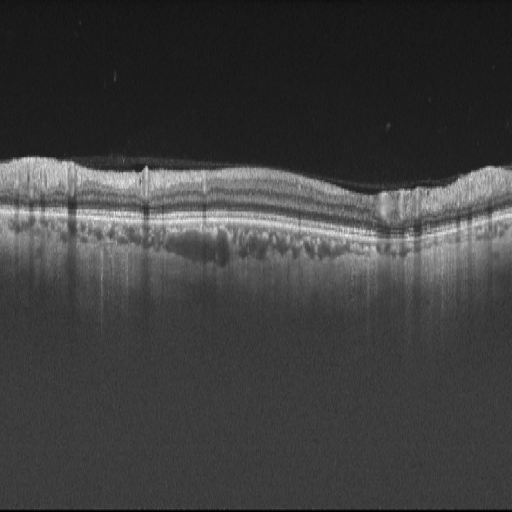
#> input picture oct/0091.png, 512 x 512 px
$ python oct.py
#> lines starting #> are read from the running program, lines starting #| are printed output that depends on the picture; after the words box and inside, x2 and y2 are one past the last pixel; in counts of white or black regions, pixels touching at a corner belong together
import cv2
import numpy as np

# Load original image and predicted segmentation map
original_image = cv2.imread("./oct/0091.png")
#> original_image is the input picture: shape (512, 512, 3); min 0, max 243, mean 62.8
predicted_map = cv2.imread("./oct/pred_11.jpg", cv2.IMREAD_GRAYSCALE)
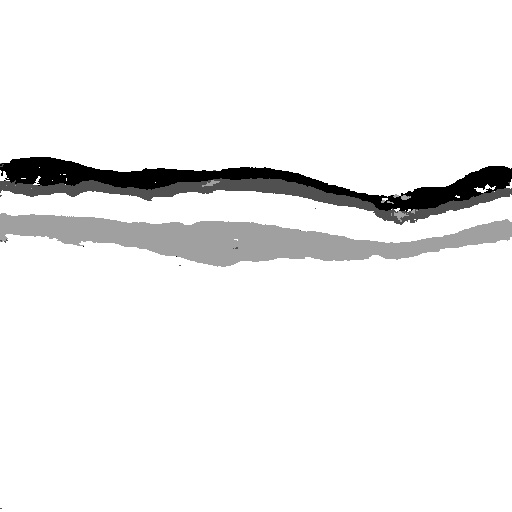
#> input picture oct/pred_11.jpg, 512 x 512 px
#> predicted_map is the input picture: shape (512, 512); min 0, max 255, mean 239

# Create a color map for class labels
color_map = {
    80: (0, 0, 255),   # Red
    160: (0, 255, 0),   # Green
    0: (255, 0, 0)   # Blue
}

# Replace class labels in the predicted array with colors
predicted_image = np.zeros_like(original_image)
for label, color in color_map.items():
    mask = predicted_map == label
    predicted_image[mask] = color
#> this loop made 3 passes
#> pass 1, `mask = predicted_map == label`:
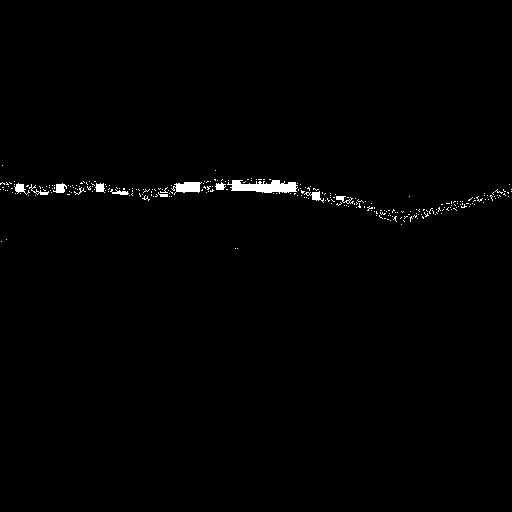
#> mask: shape (512, 512) bool; 0.81% white; 274 white regions (262 under 20 px), largest, box (x1, y1, x2, y2) and area: (227, 180, 298, 194) 628, (171, 182, 202, 195) 247, (304, 191, 324, 203) 90
#> pass 2, `mask = predicted_map == label`:
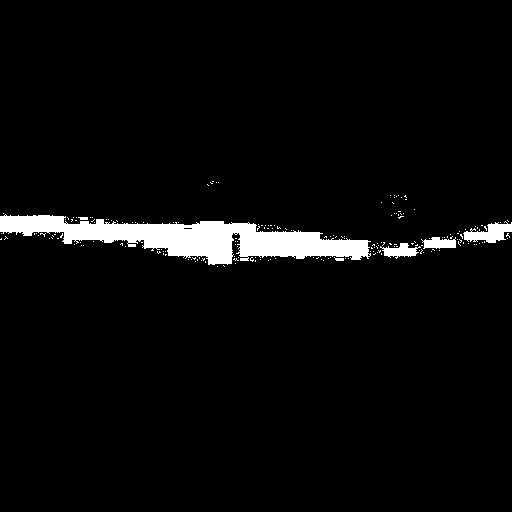
#> mask: shape (512, 512) bool; 3.9% white; 190 white regions (184 under 20 px), largest, box (x1, y1, x2, y2) and area: (0, 214, 371, 265) 8665, (463, 221, 512, 243) 585, (380, 243, 421, 259) 335, (421, 237, 456, 249) 299, (334, 257, 344, 261) 27, (78, 217, 88, 220) 26
#> pass 3, `mask = predicted_map == label`:
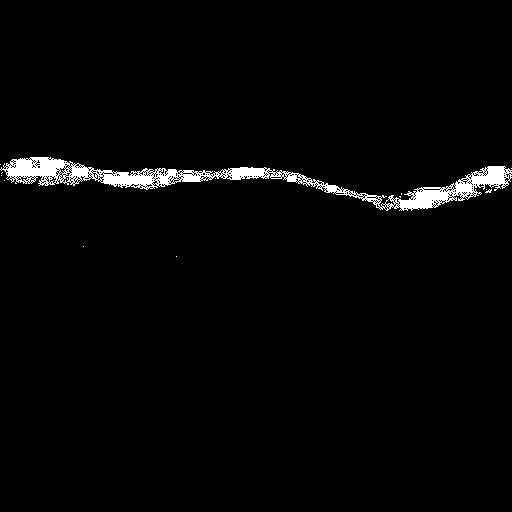
#> mask: shape (512, 512) bool; 2.3% white; 13 white regions (12 under 20 px), largest, box (x1, y1, x2, y2) and area: (0, 157, 512, 211) 5987
#> after the loop:
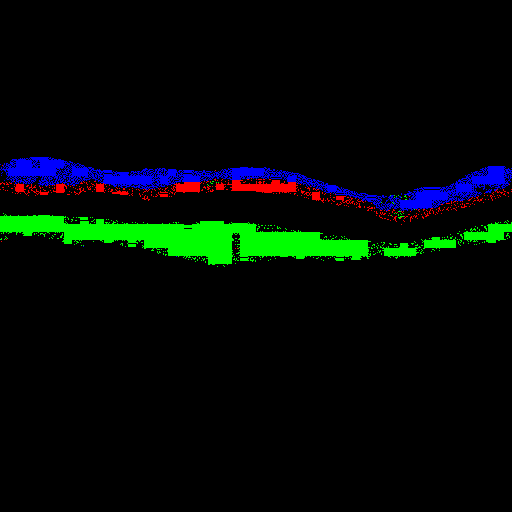
#> predicted_image: shape (512, 512, 3); mean of channels 0, 1, 2 5.9, 10, 2.1; drawn as B, G, R

# Blend original image and predicted image
alpha = 0.5
blended_image = cv2.addWeighted(original_image, 1-alpha, predicted_image, alpha, 0)
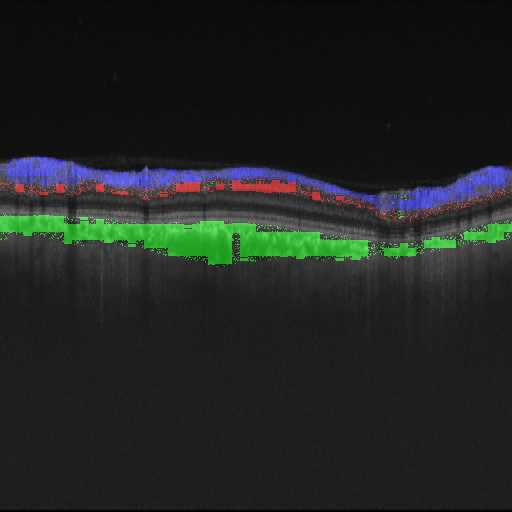
#> blended_image: shape (512, 512, 3); mean B, G, R 34.3, 36.4, 32.4

# Save the blended image
cv2.imwrite("visualized_image.png", blended_image)
